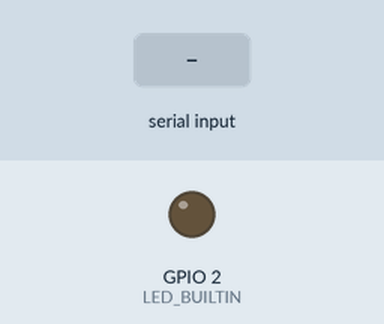
The sketch below on a simulated ESP32. Parts: output pins drawn as LEDs (lit = HIGH). Inputs (shaded band) come from the test bench. What the sketch prints to the serial monitor is not drawn.

Above: at 1.8 s.
1.9 s: byte 30 received over Serial
At 3.0 s:
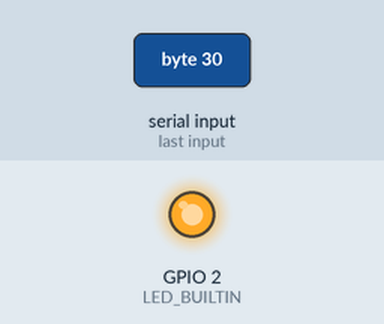
3.4 s: byte 90 received over Serial
4.9 s: byte 120 received over Serial
At 10.3 s:
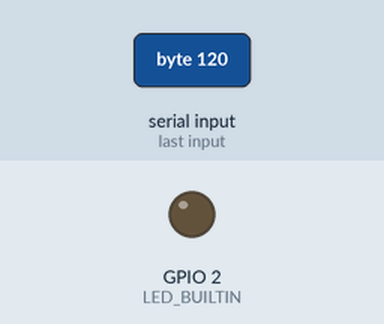
Timing chart, 0 to 11.8 s (numbered marks = the images above; inputs shaded):
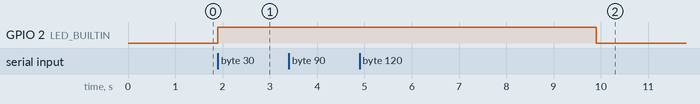

Measured:
- after the input at 1.9 s, GPIO 2 (LED_BUILTIN): LOW → HIGH at once
- after the input at 3.4 s, every drawn part: stays the same
- after the input at 4.9 s, GPIO 2 (LED_BUILTIN): HIGH → LOW after 5.0 s instead of 3.5 s

The sketch:

IntroRTOSPart8Challenge.ino
```cpp
/**
 * FreeRTOS SW Timer Challenge
 *
 * Challenge: Create a task that echoes characters back to the serial terminal (as we’ve done in previous challenges).
 * When the first character is entered, the onboard LED should turn on. It should stay on so long as characters are being entered.
 * se a timer to determine how long it’s been since the last character was entered
 * (hint: you can use xTimerStart() to restart a timer’s count, even if it’s already running).
 * When there has been 5 seconds of inactivity, your timer’s callback function should turn off the LED.
 *
 *
 * NOTES:
 * One of the easier challenges I thought. Useful to know!
 *
 *
 * Date: June 28, 2021
 * Author: Rob Garrone
 */

// You'll likely need this on vanilla FreeRTOS
//#include semphr.h

// Use only core 1 for demo purposes
#if CONFIG_FREERTOS_UNICORE
  static const BaseType_t app_cpu = 0;
#else
  static const BaseType_t app_cpu = 1;
#endif

// Pins (change this if your Arduino board does not have LED_BUILTIN defined)
static const int led_pin = LED_BUILTIN;

//Global Variables
static TimerHandle_t TimerLED = NULL;

//*****************************************************************************

void TimerLEDCallback(TimerHandle_t xTimer)
{
  Serial.println("CLI input timer expired!");
  //turn off LED if we expire
  digitalWrite(LED_BUILTIN, LOW);
}

// Tasks
void CLIHandler(void *parameters)
{
  char c;
  //xTimerStart(TimerLED,portMAX_DELAY); //im just here to refresh RG's memory

  while(1)
  {
    if (Serial.available()>0)
    {
      //if we have serial, turn LED on
      digitalWrite(LED_BUILTIN,HIGH);
      xTimerStart(TimerLED,portMAX_DELAY); //Restart our one-shot!
      c = Serial.read();
      Serial.print(c);
    }
  }
}


//*****************************************************************************
// Main (runs as its own task with priority 1 on core 1)

void setup() {

  // Configure Serial
  Serial.begin(115200);

  // Wait a moment to start (so we don't miss Serial output)
  vTaskDelay(1000 / portTICK_PERIOD_MS);
  Serial.println();
  Serial.println("---FreeRTOS SW Timer Challenge---");

  //initialize LED pin to LOW (off)
  pinMode(LED_BUILTIN, OUTPUT);
  digitalWrite(LED_BUILTIN,LOW);

  TimerLED = xTimerCreate(
                          "LED Toggle Timer",         //Name
                          5000/portTICK_PERIOD_MS,    //Period (in ticks)
                          pdFALSE,                    //Auto-reload
                          (void *)0,                  //Timer ID #
                          TimerLEDCallback);          //Callback function

  if(TimerLED == NULL)
  {
      Serial.println("Couldn't Create a Timer!");
  }

  else
  {
    Serial.println("Timer Created!");
  }

  // Start task 1
  xTaskCreatePinnedToCore(
                          CLIHandler,
                          "CLI Handler",
                          1024,
                          NULL,
                          1,
                          NULL,
                          app_cpu);

  Serial.println("All Tasks Created!");

  vTaskDelete(NULL);
}

void loop() {
  // Do nothing
}
```
